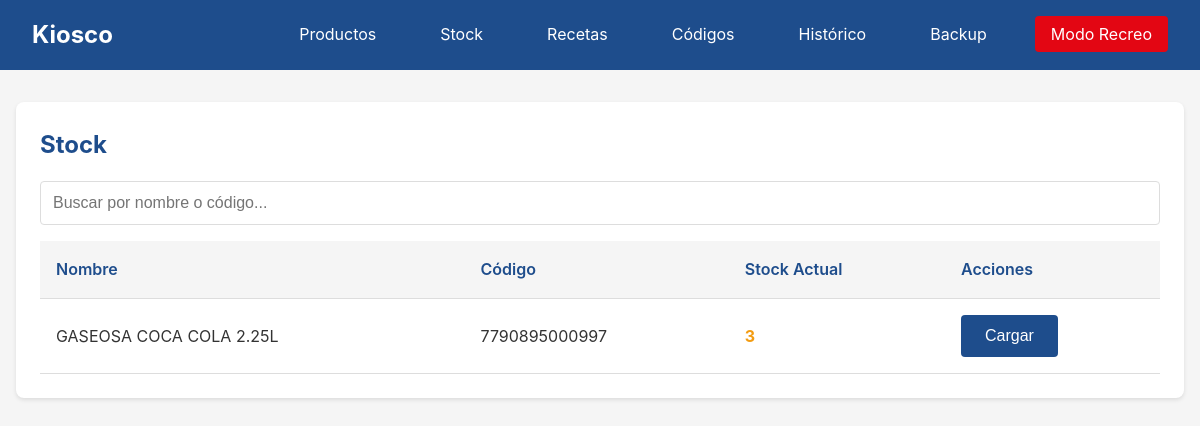
Page /stock/ on the earlier database version.
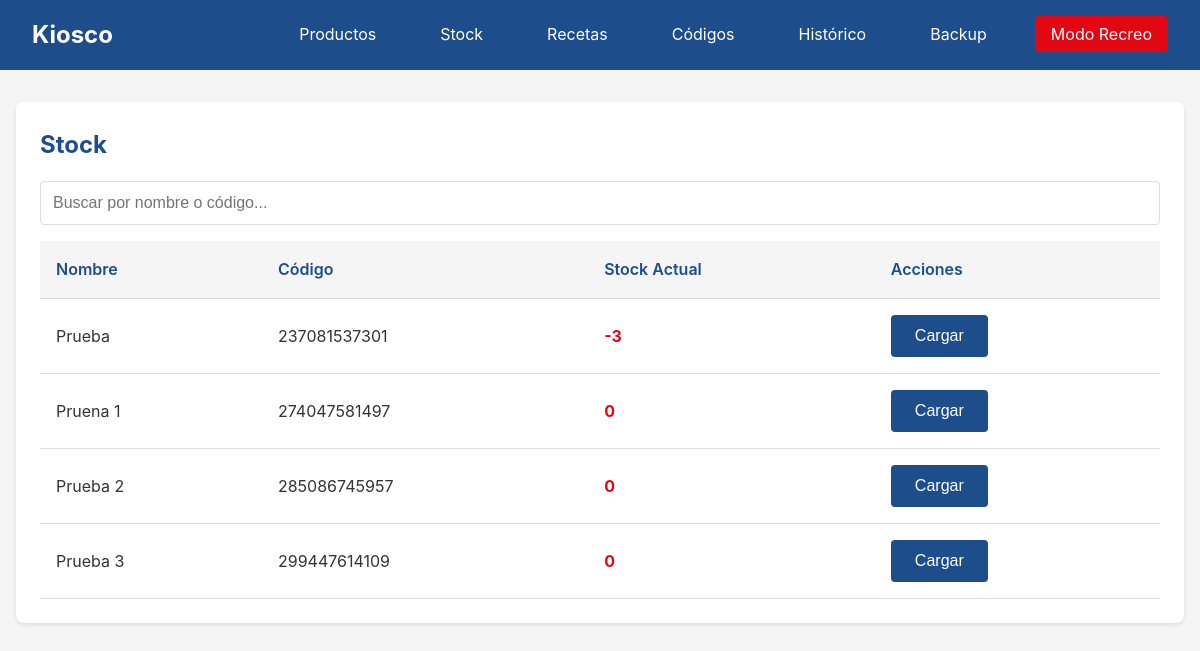
Same page on the later database version.
### models.py (models this page shows)
class Producto(db.Model):
    __tablename__ = 'productos'
    id = db.Column(db.Integer, primary_key=True)
    nombre = db.Column(db.Text, nullable=False)
    codigo_barras = db.Column(db.Text, unique=True, nullable=False)
    codigo_tipo = db.Column(db.Text, nullable=False)
    foto_path = db.Column(db.Text, nullable=True)
    precio_venta = db.Column(db.Float, nullable=False)
    precio_costo = db.Column(db.Float, nullable=True)
    activo = db.Column(db.Integer, default=1)
    creado_en = db.Column(db.Text, default=lambda: datetime.now().isoformat())
    actualizado_en = db.Column(db.Text, default=lambda: datetime.now().isoformat(), onupdate=lambda: datetime.now().isoformat())
    stock = db.relationship('Stock', backref='producto', uselist=False)
    recetas = db.relationship('Receta', backref='producto')

### routes/stock.py (the view)
@stock_bp.route('/')
def index():
    productos = Producto.query.filter_by(activo=1).all()
    return render_template('stock/index.html', productos=productos)

### templates/stock/index.html (shortened to what this page needs)
{% extends 'base.html' %}
{% block content %}
<div class="card">
    <h2>Stock</h2>
    <div class="form-group">
        <input type="text" id="buscador" placeholder="Buscar por nombre o código...">
    </div>
    <table>
        <thead>
            <tr>
                <th>Nombre</th>
                <th>Código</th>
                <th>Stock Actual</th>
                <th>Acciones</th>
            </tr>
        </thead>
        <tbody id="stock-lista">
            {% for producto in productos %}
            <tr data-nombre="{{ producto.nombre|lower }}" data-codigo="{{ producto.codigo_barras }}">
                <td>{{ producto.nombre }}</td>
                <td>{{ producto.codigo_barras }}</td>
                <td>
                    {% set stock = producto.stock.cantidad_actual if producto.stock else 0 %}
                    <span class="{% if stock > 5 %}stock-ok{% elif stock > 0 %}stock-low{% else %}stock-zero{% endif %}">
                        {{ stock }}
                    </span>
                </td>
                <td>
                    <button onclick="cargarStock({{ producto.id }}, '{{ producto.nombre }}')" class="btn btn-primary">Cargar</button>
                </td>
            </tr>
            {% endfor %}
        </tbody>
    </table>
</div>
{% endblock %}

Differences in the rows shown:
no longer on this page (row edited): Producto: nombre "GASEOSA COCA COLA 2.25L", codigo_barras "7790895000997", stock "3"
added Producto: nombre "Prueba", codigo_barras "237081537301", stock "-3"
added Producto: nombre "Pruena 1", codigo_barras "274047581497", stock "0"
added Producto: nombre "Prueba 2", codigo_barras "285086745957", stock "0"
added Producto: nombre "Prueba 3", codigo_barras "299447614109", stock "0"
